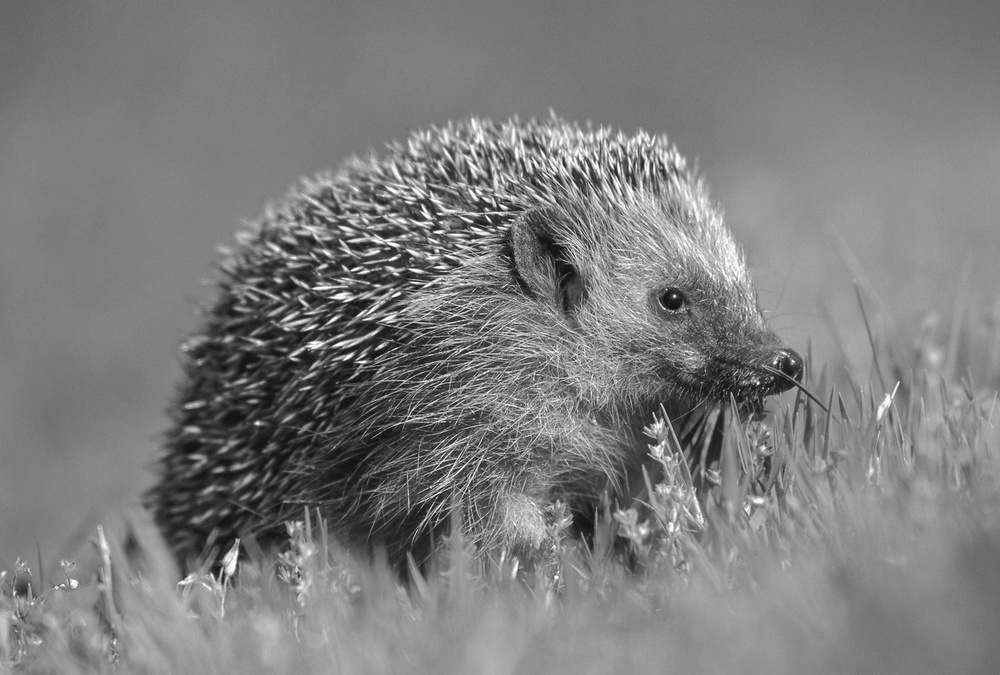
#> input picture lab_3/images/red.jpg, 1000 x 675 px, shrunk from 3072 x 2073 before the run
$ python main.py images/red.jpg out.png
#> lines starting #> are read from the running program, lines starting #| are printed output that depends on the picture
### lab_3/image.py
import cv2
import matplotlib.pyplot as plt
import numpy as np


def load_image(path: str) -> np.ndarray:
    """
    Load the image as specified path
    :param path: path to the image
    :return: The image
    """
#> called with path = 'images/red.jpg'
    img = cv2.imread(path)
#> img is the input picture: shape (675, 1000, 3); min 6, max 255, mean 125
    if img is not None:
        return img
    else:
        raise FileNotFoundError("Image not found")


def show_image(img: np.ndarray, title: str) -> None:
    """
    Shows the image
    :param img: The image
    :param title: The title of image
    """
    if img is not None:
        plt.title(title)
        plt.imshow(cv2.cvtColor(img, cv2.COLOR_BGR2RGB))
        plt.show()
    else:
        raise FileNotFoundError("Image not found")


def image_info(img: np.ndarray):
    """
    Print information about image
    :param img: The image
    """
    if img is not None:
        height, width, channels = img.shape
#> height = 675; width = 1000; channels = 3
        print(f"height: {height}, width: {width}, channels: {channels}")
#| height: 675, width: 1000, channels: 3
    else:
        raise FileNotFoundError("Image not found")

### lab_3/hisgoram.py
import cv2
import matplotlib.pyplot as plt
import numpy as np


def make_histogram(img: np.ndarray, channel: int) -> np.ndarray:
    """
    Make histogram
    :param img: The image
    :param channel: The channel in image
    :return: A histogram made by the color of a given channel
    """
    if img is not None:
        histogram = cv2.calcHist([img], [channel], None, [256], [0, 256])
        return histogram
    else:
        raise FileNotFoundError("Image not found")


def show_histogram(img: np.ndarray) -> None:
    """
    Show the histogram made by the all color
    :param img: The image
    """
    colors = ("b", "g", "r")
    plt.title("Histogram")
    plt.xlabel("Brightness")
    plt.ylabel("Number of pixels")
    for channel, color in enumerate(colors):
        hist = make_histogram(img, channel)
        plt.plot(hist, color=color)
        plt.xlim([0, 255])
    plt.show()
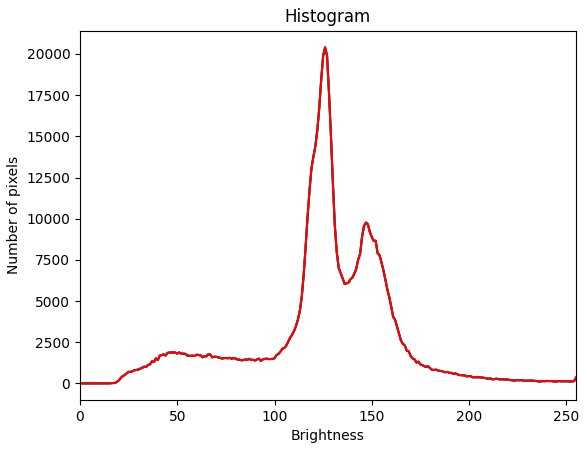
#> figure drawn by matplotlib, 1 panel; curve peaks at x = 126, y = 20400; curve peaks at x = 126, y = 20400; curve peaks at x = 126, y = 20400

### lab_3/separation.py
import cv2
import numpy as np


def channel_separation(img: np.ndarray) -> [np.ndarray, np.ndarray, np.ndarray]:
    """
    Splits the image into channels
    :param img: The image
    :return: Channelized images
    """
    if img is not None:
        red, green, blue = cv2.split(cv2.cvtColor(img, cv2.COLOR_BGR2RGB))
        return red, green, blue
    else:
        raise FileNotFoundError("Image not found")


def save_image(img: np.ndarray, output_path: str) -> None:
    """
    Save the image along the specified path
    :param img: The image
    :param output_path: output path
    """
    if img is not None:
        if not (cv2.imwrite(output_path, img)):
            raise SystemError("Could not save file to specified path")
    else:
        raise FileNotFoundError("Image not found")

### lab_3/main.py
import argparse
import image
import hisgoram
import separation


def parse() -> [str, str]:
    """
    Parse folder name, search word and annotation file name from console
    :return: folder name, search word and annotation file name
    """
    parser = argparse.ArgumentParser()
    parser.add_argument("input_path", type=str)
    parser.add_argument("output_path", type=str)
    args = parser.parse_args()
    return args.input_path, args.output_path


def main():
    try:
        parsing = parse()
        input_path = parsing[0]
        output_path = parsing[1]
        img = image.load_image(input_path)
        #img = image.load_image("images/000002.png")
        image.show_image(img, "hedgehog")
        image.image_info(img)
        hisgoram.show_histogram(img)
        red, green, blue = separation.channel_separation(img)
        separation.save_image(red, output_path + "/red.jpg")
        separation.save_image(green, output_path + "/green.jpg")
        separation.save_image(blue, output_path + "/blue.jpg")
        image.show_image(red, "red")
        image.show_image(green, "green")
        image.show_image(blue, "blue")
    except FileNotFoundError as exc:
        print("Error: ", exc)
    except SystemError as exc:
        print("Error: ", exc)
    except Exception as exc:
        print("Error: ", exc)


if __name__ == "__main__":
    main()
